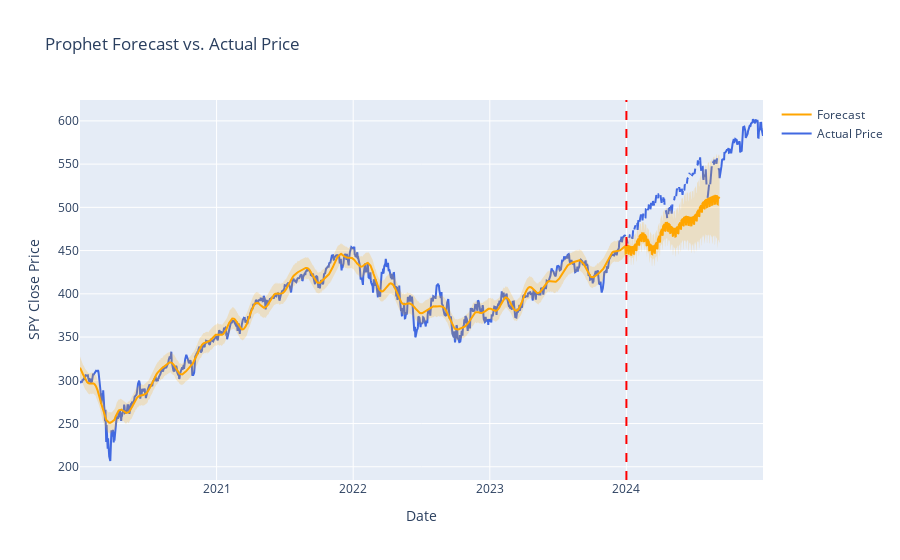

Notebook cell for this chart:
### Code cell
import plotly.graph_objects as go
import pandas as pd

# --- Plot the Forecast (Final Robust Version) ---

# FIX: Explicitly convert both date keys to datetime objects to ensure they match
df.index = pd.to_datetime(df.index)
forecast['ds'] = pd.to_datetime(forecast['ds'])

# Merge the forecast results with the original dataframe
plot_df_final = pd.merge(df, forecast, left_index=True, right_on='ds', how='outer')

# --- Create the figure ---
fig = go.Figure()

# Add the actual historical price
fig.add_trace(go.Scatter(
    x=plot_df_final['ds'], 
    y=plot_df_final['Close'], 
    mode='lines', 
    name='Actual Price',
    line=dict(color='royalblue')
))

# Add the Prophet forecast
fig.add_trace(go.Scatter(
    x=plot_df_final['ds'], 
    y=plot_df_final['yhat'], 
    mode='lines', 
    name='Forecast',
    line=dict(color='orange')
))

# Add the uncertainty interval as a shaded area
fig.add_trace(go.Scatter(
    x=plot_df_final['ds'], y=plot_df_final['yhat_upper'],
    mode='lines', line=dict(width=0),
    showlegend=False
))
fig.add_trace(go.Scatter(
    x=plot_df_final['ds'], y=plot_df_final['yhat_lower'],
    mode='lines', line=dict(width=0),
    fill='tonexty',
    fillcolor='rgba(255, 165, 0, 0.2)',
    showlegend=False
))

# Add a vertical line to show where the test period begins
fig.add_vline(x=split_date, line_width=2, line_dash="dash", line_color="red")

fig.update_layout(
    title="Prophet Forecast vs. Actual Price",
    xaxis_title="Date",
    yaxis_title="SPY Close Price"
)
fig.show()

### Figure 1 — Plotly figure (JSON) as saved in the notebook; plotly's stock layout.template omitted (floating-point values rounded to 4 significant figures; data arrays with more than 128 entries replaced by an {"elided": "..."} marker saying what was removed)
{"data": [{"line": {"color": "royalblue"}, "mode": "lines", "name": "Actual Price", "type": "scatter", "x": {"elided": "1338 str values"}, "y": {"elided": "1338 float values"}}, {"line": {"color": "orange"}, "mode": "lines", "name": "Forecast", "type": "scatter", "x": {"elided": "1338 str values"}, "y": {"elided": "1338 float values"}}, {"line": {"width": 0}, "mode": "lines", "showlegend": false, "type": "scatter", "x": {"elided": "1338 str values"}, "y": {"elided": "1338 float values"}}, {"fill": "tonexty", "fillcolor": "rgba(255, 165, 0, 0.2)", "line": {"width": 0}, "mode": "lines", "showlegend": false, "type": "scatter", "x": {"elided": "1338 str values"}, "y": {"elided": "1338 float values"}}], "layout": {"shapes": [{"line": {"color": "red", "dash": "dash", "width": 2}, "type": "line", "x0": "2024-01-01", "x1": "2024-01-01", "xref": "x", "y0": 0, "y1": 1, "yref": "y domain"}], "title": {"text": "Prophet Forecast vs. Actual Price"}, "xaxis": {"title": {"text": "Date"}}, "yaxis": {"title": {"text": "SPY Close Price"}}}}
